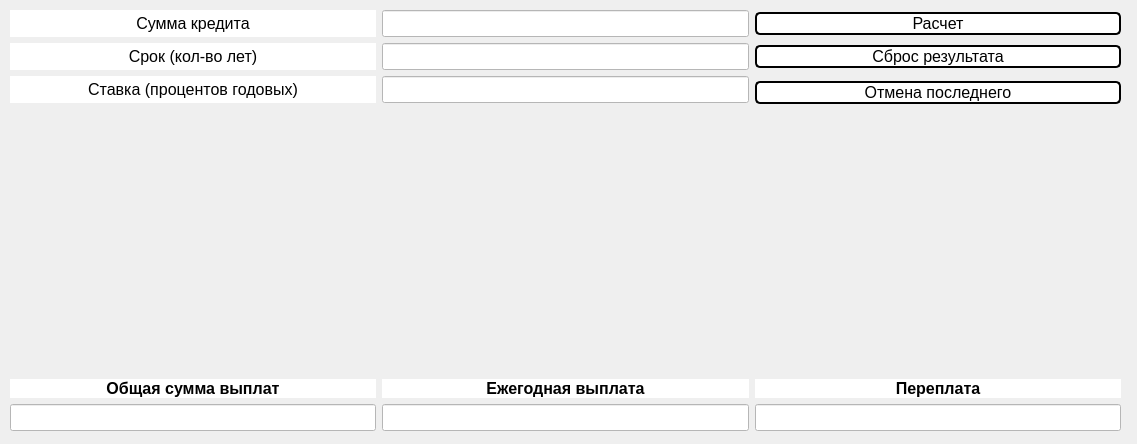
<?xml version="1.0" encoding="UTF-8"?>
<ui version="4.0">
 <class>MainWindow</class>
 <widget class="QMainWindow" name="MainWindow">
  <property name="geometry">
   <rect>
    <x>0</x>
    <y>0</y>
    <width>1137</width>
    <height>444</height>
   </rect>
  </property>
  <property name="minimumSize">
   <size>
    <width>1137</width>
    <height>443</height>
   </size>
  </property>
  <property name="maximumSize">
   <size>
    <width>1137</width>
    <height>444</height>
   </size>
  </property>
  <property name="windowTitle">
   <string>MainWindow</string>
  </property>
  <property name="styleSheet">
   <string notr="true"/>
  </property>
  <widget class="QWidget" name="centralwidget">
   <widget class="QWidget" name="gridLayoutWidget">
    <property name="geometry">
     <rect>
      <x>10</x>
      <y>10</y>
      <width>1111</width>
      <height>421</height>
     </rect>
    </property>
    <layout class="QGridLayout" name="gridLayout">
     <item row="1" column="2">
      <widget class="QLineEdit" name="lineEdit_2">
       <property name="font">
        <font>
         <pointsize>12</pointsize>
        </font>
       </property>
       <property name="styleSheet">
        <string notr="true">color: rgb(0, 0, 0);
background-color: rgb(255, 255, 255);</string>
       </property>
      </widget>
     </item>
     <item row="5" column="1">
      <widget class="QLabel" name="label_4">
       <property name="font">
        <font>
         <pointsize>12</pointsize>
         <weight>75</weight>
         <bold>true</bold>
        </font>
       </property>
       <property name="styleSheet">
        <string notr="true">background-color: rgb(255, 255, 255);
color:black;</string>
       </property>
       <property name="text">
        <string>Общая сумма выплат</string>
       </property>
       <property name="alignment">
        <set>Qt::AlignCenter</set>
       </property>
      </widget>
     </item>
     <item row="6" column="1">
      <widget class="QLineEdit" name="lineEdit_5">
       <property name="font">
        <font>
         <pointsize>12</pointsize>
        </font>
       </property>
       <property name="styleSheet">
        <string notr="true">color: rgb(0, 0, 0);
background-color: rgb(255, 255, 255);</string>
       </property>
      </widget>
     </item>
     <item row="0" column="2">
      <widget class="QLineEdit" name="lineEdit">
       <property name="font">
        <font>
         <pointsize>12</pointsize>
        </font>
       </property>
       <property name="styleSheet">
        <string notr="true">color: rgb(0, 0, 0);
background-color: rgb(255, 255, 255);</string>
       </property>
       <property name="text">
        <string/>
       </property>
      </widget>
     </item>
     <item row="0" column="1">
      <widget class="QLabel" name="label">
       <property name="font">
        <font>
         <pointsize>12</pointsize>
        </font>
       </property>
       <property name="styleSheet">
        <string notr="true">QLabel{
	background-color: rgb(255, 255, 255);
color:black;
text-align:center;
heigh:30px;
}</string>
       </property>
       <property name="text">
        <string>Сумма кредита</string>
       </property>
       <property name="alignment">
        <set>Qt::AlignCenter</set>
       </property>
      </widget>
     </item>
     <item row="2" column="3" rowspan="2">
      <widget class="QPushButton" name="pushButton_3">
       <property name="font">
        <font>
         <pointsize>12</pointsize>
        </font>
       </property>
       <property name="styleSheet">
        <string notr="true">QPushButton {
	background-color: rgb(255, 255, 255);
	color:black;
	border-radius:5px;
	border: 2px solid black;
}
QPushButton:hover {	
border: 3px solid black;
background-color:#ffffff;
box-shadow: 0px 0px 0px 10px rgba(0,0,0, 0.50);
}
QPushButton:pressed {
background-color: qlineargradient(x1: 0, y1: 0, x2: 0, y2: 1,
stop: 0 #dadbde, stop: 1 #f6f7fa);
}
</string>
       </property>
       <property name="text">
        <string>Отмена последнего</string>
       </property>
      </widget>
     </item>
     <item row="1" column="1">
      <widget class="QLabel" name="label_2">
       <property name="font">
        <font>
         <pointsize>12</pointsize>
        </font>
       </property>
       <property name="styleSheet">
        <string notr="true">background-color: rgb(255, 255, 255);
color:black;</string>
       </property>
       <property name="text">
        <string>Срок (кол-во лет)</string>
       </property>
       <property name="alignment">
        <set>Qt::AlignCenter</set>
       </property>
      </widget>
     </item>
     <item row="5" column="3">
      <widget class="QLabel" name="label_5">
       <property name="font">
        <font>
         <pointsize>12</pointsize>
         <weight>75</weight>
         <bold>true</bold>
        </font>
       </property>
       <property name="styleSheet">
        <string notr="true">color:black;
background-color: rgb(255, 255, 255);</string>
       </property>
       <property name="text">
        <string>Переплата</string>
       </property>
       <property name="alignment">
        <set>Qt::AlignCenter</set>
       </property>
      </widget>
     </item>
     <item row="6" column="3">
      <widget class="QLineEdit" name="lineEdit_6">
       <property name="font">
        <font>
         <pointsize>12</pointsize>
        </font>
       </property>
       <property name="styleSheet">
        <string notr="true">color: rgb(0, 0, 0);
background-color: rgb(255, 255, 255);</string>
       </property>
      </widget>
     </item>
     <item row="5" column="2">
      <widget class="QLabel" name="label_6">
       <property name="font">
        <font>
         <pointsize>12</pointsize>
         <weight>75</weight>
         <bold>true</bold>
        </font>
       </property>
       <property name="styleSheet">
        <string notr="true">background-color: rgb(255, 255, 255);
color:black;</string>
       </property>
       <property name="text">
        <string>Ежегодная выплата</string>
       </property>
       <property name="alignment">
        <set>Qt::AlignCenter</set>
       </property>
      </widget>
     </item>
     <item row="1" column="3">
      <widget class="QPushButton" name="pushButton_2">
       <property name="font">
        <font>
         <pointsize>12</pointsize>
        </font>
       </property>
       <property name="styleSheet">
        <string notr="true">QPushButton {
	background-color: rgb(255, 255, 255);
	color:black;
	border-radius:5px;
	border: 2px solid black;
}
QPushButton:hover {	
border: 3px solid black;
background-color:#ffffff;
box-shadow: 0px 0px 0px 10px rgba(0,0,0, 0.50);
}
QPushButton:pressed {
background-color: qlineargradient(x1: 0, y1: 0, x2: 0, y2: 1,
stop: 0 #dadbde, stop: 1 #f6f7fa);
}

</string>
       </property>
       <property name="text">
        <string>Сброс результата</string>
       </property>
      </widget>
     </item>
     <item row="2" column="2">
      <widget class="QLineEdit" name="lineEdit_3">
       <property name="font">
        <font>
         <pointsize>12</pointsize>
        </font>
       </property>
       <property name="styleSheet">
        <string notr="true">color: rgb(0, 0, 0);
background-color: rgb(255, 255, 255);</string>
       </property>
      </widget>
     </item>
     <item row="2" column="1">
      <widget class="QLabel" name="label_3">
       <property name="font">
        <font>
         <pointsize>12</pointsize>
        </font>
       </property>
       <property name="styleSheet">
        <string notr="true">background-color: rgb(255, 255, 255);
color:black;</string>
       </property>
       <property name="text">
        <string>Ставка (процентов годовых)</string>
       </property>
       <property name="alignment">
        <set>Qt::AlignCenter</set>
       </property>
      </widget>
     </item>
     <item row="6" column="2">
      <widget class="QLineEdit" name="lineEdit_4">
       <property name="font">
        <font>
         <pointsize>12</pointsize>
        </font>
       </property>
       <property name="styleSheet">
        <string notr="true">color: rgb(0, 0, 0);
background-color: rgb(255, 255, 255);</string>
       </property>
      </widget>
     </item>
     <item row="0" column="3">
      <widget class="QPushButton" name="pushButton">
       <property name="font">
        <font>
         <pointsize>12</pointsize>
        </font>
       </property>
       <property name="styleSheet">
        <string notr="true">QPushButton {
	background-color: rgb(255, 255, 255);
	color:black;
	border-radius:5px;
	border: 2px solid black;
}
QPushButton:hover {	
border: 3px solid black;
background-color:#ffffff;
box-shadow: 0px 0px 0px 10px rgba(0,0,0, 0.50);
}
QPushButton:pressed {
background-color: qlineargradient(x1: 0, y1: 0, x2: 0, y2: 1,
stop: 0 #dadbde, stop: 1 #f6f7fa);
}


</string>
       </property>
       <property name="text">
        <string>Расчет</string>
       </property>
      </widget>
     </item>
     <item row="4" column="3">
      <spacer name="horizontalSpacer">
       <property name="orientation">
        <enum>Qt::Horizontal</enum>
       </property>
       <property name="sizeHint" stdset="0">
        <size>
         <width>30</width>
         <height>20</height>
        </size>
       </property>
      </spacer>
     </item>
     <item row="4" column="1">
      <spacer name="verticalSpacer">
       <property name="orientation">
        <enum>Qt::Vertical</enum>
       </property>
       <property name="sizeHint" stdset="0">
        <size>
         <width>20</width>
         <height>30</height>
        </size>
       </property>
      </spacer>
     </item>
    </layout>
   </widget>
  </widget>
 </widget>
 <resources/>
 <connections/>
</ui>
